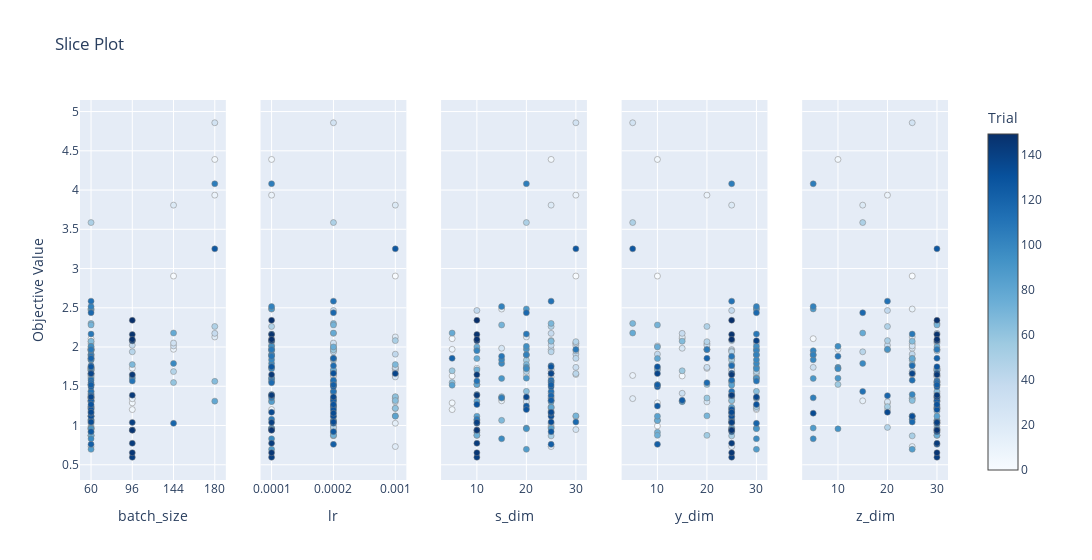
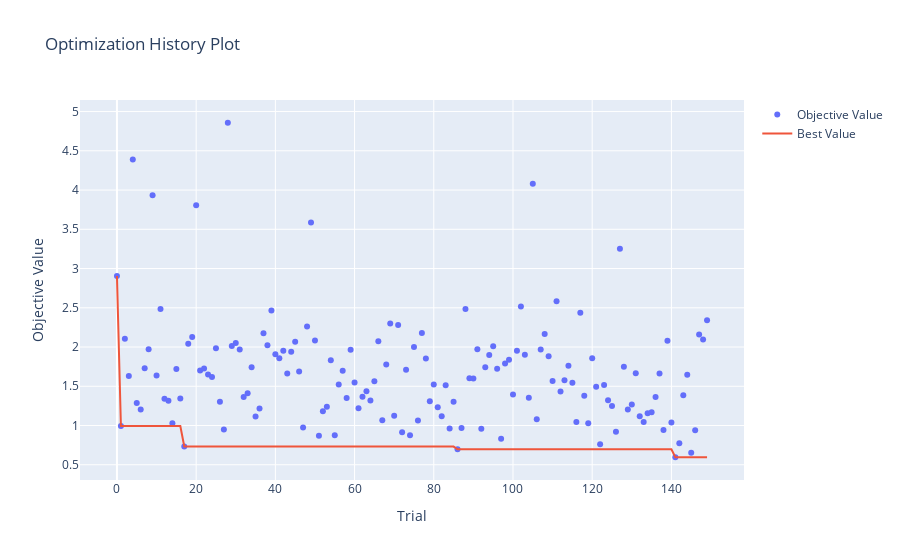

Notebook code for these charts, in order:
### Code cell
print('----------------------  log rank test ----------------------')
fig = plot_slice(study_dict_longrank["HI-VAE_weibull"])
fig.show()

fig = plot_optimization_history(study_dict_longrank["HI-VAE_weibull"])
fig.show()

### Figure 1 — Plotly figure (JSON) as saved in the notebook; plotly's stock layout.template omitted (floating-point values rounded to 4 significant figures; data arrays with more than 128 entries replaced by an {"elided": "..."} marker saying what was removed)
{"data": [{"marker": {"color": {"elided": "150 int values"}, "colorbar": {"title": {"text": "Trial"}, "x": 1, "xpad": 40}, "colorscale": [[0, "rgb(247,251,255)"], [0.125, "rgb(222,235,247)"], [0.25, "rgb(198,219,239)"], [0.375, "rgb(158,202,225)"], [0.5, "rgb(107,174,214)"], [0.625, "rgb(66,146,198)"], [0.75, "rgb(33,113,181)"], [0.875, "rgb(8,81,156)"], [1, "rgb(8,48,107)"]], "line": {"color": "Grey", "width": 0.5}, "showscale": true}, "mode": "markers", "name": "Feasible Trial", "showlegend": false, "type": "scatter", "x": {"elided": "150 int values"}, "xaxis": "x", "y": {"elided": "150 float values"}, "yaxis": "y"}, {"marker": {"color": {"elided": "150 int values"}, "colorbar": {"title": {"text": "Trial"}, "x": 1, "xpad": 40}, "colorscale": [[0, "rgb(247,251,255)"], [0.125, "rgb(222,235,247)"], [0.25, "rgb(198,219,239)"], [0.375, "rgb(158,202,225)"], [0.5, "rgb(107,174,214)"], [0.625, "rgb(66,146,198)"], [0.75, "rgb(33,113,181)"], [0.875, "rgb(8,81,156)"], [1, "rgb(8,48,107)"]], "line": {"color": "Grey", "width": 0.5}, "showscale": false}, "mode": "markers", "name": "Feasible Trial", "showlegend": false, "type": "scatter", "x": {"elided": "150 float values"}, "xaxis": "x2", "y": {"elided": "150 float values"}, "yaxis": "y2"}, {"marker": {"color": {"elided": "150 int values"}, "colorbar": {"title": {"text": "Trial"}, "x": 1, "xpad": 40}, "colorscale": [[0, "rgb(247,251,255)"], [0.125, "rgb(222,235,247)"], [0.25, "rgb(198,219,239)"], [0.375, "rgb(158,202,225)"], [0.5, "rgb(107,174,214)"], [0.625, "rgb(66,146,198)"], [0.75, "rgb(33,113,181)"], [0.875, "rgb(8,81,156)"], [1, "rgb(8,48,107)"]], "line": {"color": "Grey", "width": 0.5}, "showscale": false}, "mode": "markers", "name": "Feasible Trial", "showlegend": false, "type": "scatter", "x": {"elided": "150 int values"}, "xaxis": "x3", "y": {"elided": "150 float values"}, "yaxis": "y3"}, {"marker": {"color": {"elided": "150 int values"}, "colorbar": {"title": {"text": "Trial"}, "x": 1, "xpad": 40}, "colorscale": [[0, "rgb(247,251,255)"], [0.125, "rgb(222,235,247)"], [0.25, "rgb(198,219,239)"], [0.375, "rgb(158,202,225)"], [0.5, "rgb(107,174,214)"], [0.625, "rgb(66,146,198)"], [0.75, "rgb(33,113,181)"], [0.875, "rgb(8,81,156)"], [1, "rgb(8,48,107)"]], "line": {"color": "Grey", "width": 0.5}, "showscale": false}, "mode": "markers", "name": "Feasible Trial", "showlegend": false, "type": "scatter", "x": {"elided": "150 int values"}, "xaxis": "x4", "y": {"elided": "150 float values"}, "yaxis": "y4"}, {"marker": {"color": {"elided": "150 int values"}, "colorbar": {"title": {"text": "Trial"}, "x": 1, "xpad": 40}, "colorscale": [[0, "rgb(247,251,255)"], [0.125, "rgb(222,235,247)"], [0.25, "rgb(198,219,239)"], [0.375, "rgb(158,202,225)"], [0.5, "rgb(107,174,214)"], [0.625, "rgb(66,146,198)"], [0.75, "rgb(33,113,181)"], [0.875, "rgb(8,81,156)"], [1, "rgb(8,48,107)"]], "line": {"color": "Grey", "width": 0.5}, "showscale": false}, "mode": "markers", "name": "Feasible Trial", "showlegend": false, "type": "scatter", "x": {"elided": "150 int values"}, "xaxis": "x5", "y": {"elided": "150 float values"}, "yaxis": "y5"}], "layout": {"title": {"text": "Slice Plot"}, "width": 1500, "xaxis": {"anchor": "y", "categoryarray": [60, 96, 144, 180], "categoryorder": "array", "domain": [0, 0.168], "title": {"text": "batch_size"}, "type": "category"}, "xaxis2": {"anchor": "y2", "categoryarray": [0.0001, 0.0002, 0.001], "categoryorder": "array", "domain": [0.208, 0.376], "title": {"text": "lr"}, "type": "category"}, "xaxis3": {"anchor": "y3", "domain": [0.416, 0.584], "title": {"text": "s_dim"}}, "xaxis4": {"anchor": "y4", "domain": [0.624, 0.792], "title": {"text": "y_dim"}}, "xaxis5": {"anchor": "y5", "domain": [0.832, 1], "title": {"text": "z_dim"}}, "yaxis": {"anchor": "x", "domain": [0, 1], "title": {"text": "Objective Value"}}, "yaxis2": {"anchor": "x2", "domain": [0, 1], "matches": "y", "showticklabels": false}, "yaxis3": {"anchor": "x3", "domain": [0, 1], "matches": "y", "showticklabels": false}, "yaxis4": {"anchor": "x4", "domain": [0, 1], "matches": "y", "showticklabels": false}, "yaxis5": {"anchor": "x5", "domain": [0, 1], "matches": "y", "showticklabels": false}}}

### Figure 2 — Plotly figure (JSON) as saved in the notebook; plotly's stock layout.template omitted (floating-point values rounded to 4 significant figures; data arrays with more than 128 entries replaced by an {"elided": "..."} marker saying what was removed)
{"data": [{"mode": "markers", "name": "Objective Value", "type": "scatter", "x": {"elided": "150 int values"}, "y": {"elided": "150 float values"}}, {"mode": "lines", "name": "Best Value", "type": "scatter", "x": {"elided": "150 int values"}, "y": {"elided": "150 float values"}}, {"marker": {"color": "#cccccc"}, "mode": "markers", "name": "Infeasible Trial", "showlegend": false, "type": "scatter", "x": [], "y": []}], "layout": {"title": {"text": "Optimization History Plot"}, "xaxis": {"title": {"text": "Trial"}}, "yaxis": {"title": {"text": "Objective Value"}}}}
